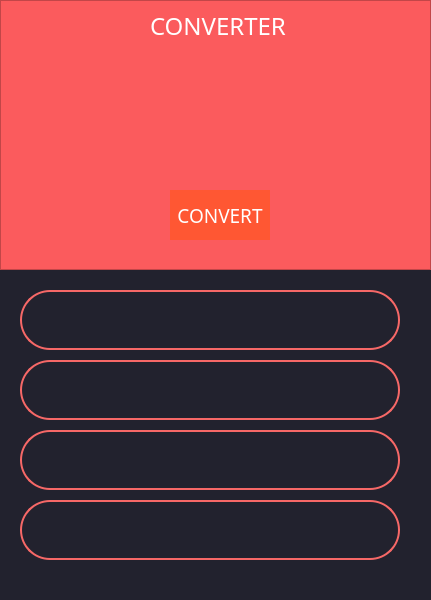
<?xml version="1.0" encoding="UTF-8"?>
<ui version="4.0">
 <class>MainWindow</class>
 <widget class="QMainWindow" name="MainWindow">
  <property name="geometry">
   <rect>
    <x>0</x>
    <y>0</y>
    <width>431</width>
    <height>600</height>
   </rect>
  </property>
  <property name="windowTitle">
   <string>MainWindow</string>
  </property>
  <widget class="QWidget" name="centralwidget">
   <property name="styleSheet">
    <string notr="true">background-color: #22222e</string>
   </property>
   <widget class="QFrame" name="frame">
    <property name="geometry">
     <rect>
      <x>0</x>
      <y>0</y>
      <width>431</width>
      <height>270</height>
     </rect>
    </property>
    <property name="styleSheet">
     <string notr="true">background-color: #fb5b5d</string>
    </property>
    <property name="frameShape">
     <enum>QFrame::StyledPanel</enum>
    </property>
    <property name="frameShadow">
     <enum>QFrame::Raised</enum>
    </property>
    <widget class="QLabel" name="label">
     <property name="geometry">
      <rect>
       <x>150</x>
       <y>10</y>
       <width>141</width>
       <height>31</height>
      </rect>
     </property>
     <property name="font">
      <font>
       <family>Impact</family>
       <pointsize>18</pointsize>
      </font>
     </property>
     <property name="styleSheet">
      <string notr="true">color: white</string>
     </property>
     <property name="text">
      <string>CONVERTER</string>
     </property>
    </widget>
    <widget class="QPushButton" name="Convert">
     <property name="geometry">
      <rect>
       <x>170</x>
       <y>190</y>
       <width>100</width>
       <height>50</height>
      </rect>
     </property>
     <property name="font">
      <font>
       <family>Impact</family>
       <pointsize>14</pointsize>
      </font>
     </property>
     <property name="styleSheet">
      <string notr="true">QPushButton {
background-color: #FF5733;
border-radius: 30;
color: white;
border-color: #FF5733;
}
QPushButton: pressed {
background-color: #fa4244;
}</string>
     </property>
     <property name="text">
      <string>CONVERT</string>
     </property>
    </widget>
   </widget>
   <widget class="QLineEdit" name="inputSum">
    <property name="geometry">
     <rect>
      <x>20</x>
      <y>360</y>
      <width>380</width>
      <height>60</height>
     </rect>
    </property>
    <property name="font">
     <font>
      <family>Impact</family>
      <pointsize>14</pointsize>
     </font>
    </property>
    <property name="styleSheet">
     <string notr="true">background-color: #22222e;
border: 2px solid #f66867;
border-radius: 30;
color: white;</string>
    </property>
    <property name="alignment">
     <set>Qt::AlignCenter</set>
    </property>
   </widget>
   <widget class="QLineEdit" name="inputCur">
    <property name="geometry">
     <rect>
      <x>20</x>
      <y>290</y>
      <width>380</width>
      <height>60</height>
     </rect>
    </property>
    <property name="font">
     <font>
      <family>Impact</family>
      <pointsize>14</pointsize>
     </font>
    </property>
    <property name="styleSheet">
     <string notr="true">background-color: #22222e;
border: 2px solid #f66867;
border-radius: 30;
color: white;</string>
    </property>
    <property name="alignment">
     <set>Qt::AlignCenter</set>
    </property>
   </widget>
   <widget class="QLineEdit" name="outputCur">
    <property name="geometry">
     <rect>
      <x>20</x>
      <y>430</y>
      <width>380</width>
      <height>60</height>
     </rect>
    </property>
    <property name="font">
     <font>
      <family>Impact</family>
      <pointsize>14</pointsize>
     </font>
    </property>
    <property name="styleSheet">
     <string notr="true">background-color: #22222e;
border: 2px solid #f66867;
border-radius: 30;
color: white;</string>
    </property>
    <property name="alignment">
     <set>Qt::AlignCenter</set>
    </property>
   </widget>
   <widget class="QLineEdit" name="outputSum">
    <property name="geometry">
     <rect>
      <x>20</x>
      <y>500</y>
      <width>380</width>
      <height>60</height>
     </rect>
    </property>
    <property name="font">
     <font>
      <family>Impact</family>
      <pointsize>14</pointsize>
     </font>
    </property>
    <property name="styleSheet">
     <string notr="true">background-color: #22222e;
border: 2px solid #f66867;
border-radius: 30;
color: white;</string>
    </property>
    <property name="alignment">
     <set>Qt::AlignCenter</set>
    </property>
   </widget>
  </widget>
 </widget>
 <resources/>
 <connections/>
</ui>
